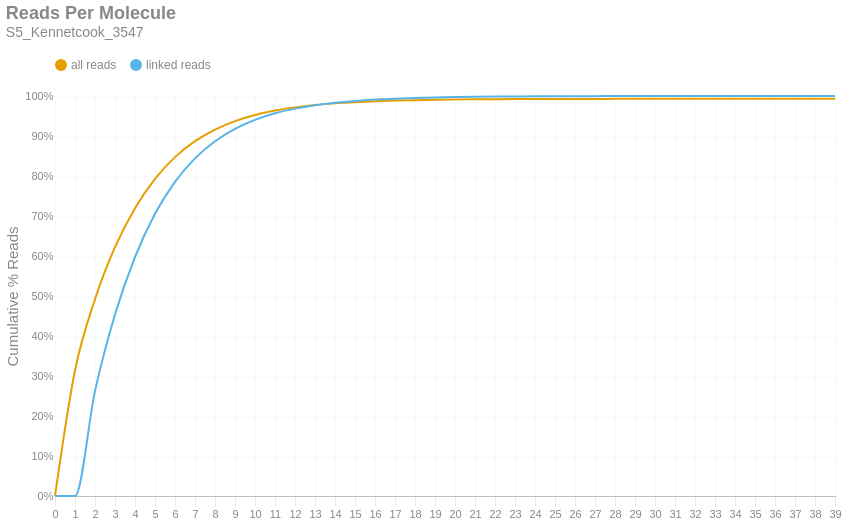

Notebook code for this chart:
### Markdown cell above
### Reads per Molecule
This chart shows the cumulative distribution of the number of reads per linked molecule. That is, how many alignments are associated with a unique molecule. This excludes the number of reads associated with invalid or absent linked-read barcodes. The `linked` histogram is the percentages recalculated when disregarding singletons.

### Code cell
if SKIPLR:
    print_html(f"Skipped")
else:
    counts = np.bincount(valids['reads'].cast(pl.Int64).to_numpy())
    weighted = counts * np.arange(len(counts))
    all_perc = weighted / n_reads
    linked_perc = weighted / n_linked_reads
    linked_perc[1] = 0
    binned_df = pl.DataFrame({
        'readsper': list(range(len(counts))),
        'all reads (cumsum)': np.cumsum(all_perc).tolist(),
        'linked reads (cumsum)': np.cumsum(linked_perc).tolist(),
    })

    with SafeRender(binned_df):
        (
            density_plot(binned_df, 'Reads Per Molecule', samplename, 'readspmol')
            .encode(
                x=alt.X('readsper:O', title=None).axis(labelAngle=0).scale(padding=0),
                y=alt.Y('value:Q', title='Cumulative % Reads').axis(format='%').stack(False),
                color=alt.Color("key:N").scale(domain=["all reads", "linked reads"]),
                tooltip=[
                    alt.Tooltip("key:N", title="Data Type"),
                    alt.Tooltip("readsper:O", title="Reads Per Molecule"),
                    alt.Tooltip("value:Q", format=".2%", title="% Reads (Cum.)")
                ]            
            )
        ).display()

### Figure 1 — Vega-Lite specification as saved in the notebook (floating-point values rounded to 4 significant figures)
{"width": "container", "height": 400, "config": {"title": {"anchor": "start", "dy": -15, "fontSize": 18, "color": "#888888", "subtitleColor": "#888888", "subtitleFontSize": 14}, "arc": {"fill": "#0072B2"}, "axis": {"domainColor": "#888888", "domainWidth": 0.5, "gridWidth": 0.2, "grid": false, "titleFontWeight": 400, "titleFontSize": 15, "labelFontSize": 11, "labelColor": "#888888", "tickColor": "#888888", "tickWidth": 0.2, "titleColor": "#888888"}, "axisBand": {"grid": false}, "axisX": {"grid": true, "tickSize": 10, "domainCap": "round"}, "axisY": {"domain": false, "grid": true, "tickSize": 0, "domainCap": "round"}, "background": "transparent", "header": {"labelFontSize": 15, "labelColor": "#888888", "titleFontSize": 15, "titleFontWeight": 600, "titleColor": "#888888"}, "legend": {"labelFont": "sans-serif", "labelFontSize": 12, "labelColor": "#888888", "symbolSize": 100, "symbolType": "circle", "titleFontSize": 12, "titlePadding": 10, "titleColor": "#888888", "title": null, "orient": "top"}, "range": {"category": ["#E69F00", "#56B4E9", "#009E73", "#F0E442", "#0072B2", "#D55E00", "#CC79A7", "#000000"], "diverging": ["#cfe8f3", "#a2d4ec", "#73bfe2", "#46abdb", "#1696d2", "#12719e"]}, "area": {"fill": "#0072B2", "fillOpacity": 0.7, "line": true, "strokeOpacity": 0.7}, "line": {"color": "#0072B2", "stroke": "#0072B2", "strokeWidth": 2}, "trail": {"color": "#0072B2", "stroke": "#0072B2", "strokeWidth": 0, "size": 1}, "point": {"filled": true, "fillOpacity": 1.0, "size": 95}, "text": {"color": "#888888", "fontSize": 11, "align": "right", "fontWeight": 400, "size": 11}, "bar": {"fill": "#0072B2", "stroke": null}, "view": {"stroke": null, "continuousWidth": 660, "continuousHeight": 400}}, "data": {"name": "data-522d55ef28849e92b3caa927ae235604"}, "mark": {"type": "line", "interpolate": "monotone", "point": {"opacity": 0, "size": 275}}, "encoding": {"color": {"field": "key", "scale": {"domain": ["all reads", "linked reads"]}, "type": "nominal"}, "tooltip": [{"field": "key", "title": "Data Type", "type": "nominal"}, {"field": "readsper", "title": "Reads Per Molecule", "type": "ordinal"}, {"field": "value", "format": ".2%", "title": "% Reads (Cum.)", "type": "quantitative"}], "x": {"axis": {"labelAngle": 0}, "field": "readsper", "scale": {"padding": 0}, "title": null, "type": "ordinal"}, "y": {"axis": {"format": "%"}, "field": "value", "stack": false, "title": "Cumulative % Reads", "type": "quantitative"}}, "params": [{"name": "param_c36ac31b6afebe62", "select": {"type": "point", "fields": ["key"]}, "bind": "legend"}], "title": {"text": "Reads Per Molecule", "subtitle": "S5_Kennetcook_3547"}, "transform": [{"fold": ["all reads (cumsum)", "linked reads (cumsum)"]}, {"calculate": "replace(datum.key, ' (cumsum)', '')", "as": "key"}, {"filter": {"param": "param_c36ac31b6afebe62"}}], "usermeta": {"embedOptions": {"downloadFileName": "S5_Kennetcook_3547.readspmol"}}, "$schema": "https://vega.github.io/schema/vega-lite/v6.1.0.json", "datasets": {"data-522d55ef28849e92b3caa927ae235604": [{"readsper": 0, "all reads (cumsum)": 0.0, "linked reads (cumsum)": 0.0}, {"readsper": 1, "all reads (cumsum)": 0.3138, "linked reads (cumsum)": 0.0}, {"readsper": 2, "all reads (cumsum)": 0.4919, "linked reads (cumsum)": 0.2622}, {"readsper": 3, "all reads (cumsum)": 0.6221, "linked reads (cumsum)": 0.4538}, {"readsper": 4, "all reads (cumsum)": 0.7196, "linked reads (cumsum)": 0.5975}, {"readsper": 5, "all reads (cumsum)": 0.793, "linked reads (cumsum)": 0.7055}, {"readsper": 6, "all reads (cumsum)": 0.8472, "linked reads (cumsum)": 0.7853}, {"readsper": 7, "all reads (cumsum)": 0.887, "linked reads (cumsum)": 0.844}, {"readsper": 8, "all reads (cumsum)": 0.9161, "linked reads (cumsum)": 0.8868}, {"readsper": 9, "all reads (cumsum)": 0.9373, "linked reads (cumsum)": 0.918}, {"readsper": 10, "all reads (cumsum)": 0.9525, "linked reads (cumsum)": 0.9404}, {"readsper": 11, "all reads (cumsum)": 0.9636, "linked reads (cumsum)": 0.9567}, {"readsper": 12, "all reads (cumsum)": 0.9716, "linked reads (cumsum)": 0.9684}, {"readsper": 13, "all reads (cumsum)": 0.9774, "linked reads (cumsum)": 0.977}, {"readsper": 14, "all reads (cumsum)": 0.9816, "linked reads (cumsum)": 0.9831}, {"readsper": 15, "all reads (cumsum)": 0.9847, "linked reads (cumsum)": 0.9877}, {"readsper": 16, "all reads (cumsum)": 0.9869, "linked reads (cumsum)": 0.991}, {"readsper": 17, "all reads (cumsum)": 0.9885, "linked reads (cumsum)": 0.9934}, {"readsper": 18, "all reads (cumsum)": 0.9897, "linked reads (cumsum)": 0.9951}, {"readsper": 19, "all reads (cumsum)": 0.9906, "linked reads (cumsum)": 0.9965}, {"readsper": 20, "all reads (cumsum)": 0.9912, "linked reads (cumsum)": 0.9974}, {"readsper": 21, "all reads (cumsum)": 0.9917, "linked reads (cumsum)": 0.9981}, {"readsper": 22, "all reads (cumsum)": 0.992, "linked reads (cumsum)": 0.9986}, {"readsper": 23, "all reads (cumsum)": 0.9923, "linked reads (cumsum)": 0.9989}, {"readsper": 24, "all reads (cumsum)": 0.9925, "linked reads (cumsum)": 0.9992}, {"readsper": 25, "all reads (cumsum)": 0.9926, "linked reads (cumsum)": 0.9994}, {"readsper": 26, "all reads (cumsum)": 0.9927, "linked reads (cumsum)": 0.9995}, {"readsper": 27, "all reads (cumsum)": 0.9928, "linked reads (cumsum)": 0.9997}, {"readsper": 28, "all reads (cumsum)": 0.9928, "linked reads (cumsum)": 0.9997}, {"readsper": 29, "all reads (cumsum)": 0.9929, "linked reads (cumsum)": 0.9998}, {"readsper": 30, "all reads (cumsum)": 0.9929, "linked reads (cumsum)": 0.9998}, {"readsper": 31, "all reads (cumsum)": 0.9929, "linked reads (cumsum)": 0.9999}, {"readsper": 32, "all reads (cumsum)": 0.9929, "linked reads (cumsum)": 0.9999}, {"readsper": 33, "all reads (cumsum)": 0.993, "linked reads (cumsum)": 0.9999}, {"readsper": 34, "all reads (cumsum)": 0.993, "linked reads (cumsum)": 1.0}, {"readsper": 35, "all reads (cumsum)": 0.993, "linked reads (cumsum)": 1.0}, {"readsper": 36, "all reads (cumsum)": 0.993, "linked reads (cumsum)": 1.0}, {"readsper": 37, "all reads (cumsum)": 0.993, "linked reads (cumsum)": 1.0}, {"readsper": 38, "all reads (cumsum)": 0.993, "linked reads (cumsum)": 1.0}, {"readsper": 39, "all reads (cumsum)": 0.993, "linked reads (cumsum)": 1.0}]}}
